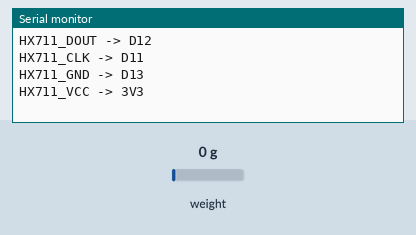
This sketch was run on a simulated Arduino Uno, built with avr-gcc and run on an emulated ATmega328P. Parts: the last lines printed to the serial monitor. Inputs (shaded band) come from the test bench; at power-on: weight on the scale 0 g.

Above: at 1.2 s.
1.3 s: weight on the scale set to 2 g
At 1.41 s:
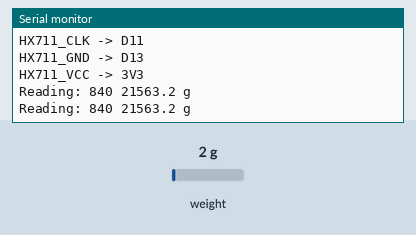
3.2 s: weight on the scale set to 100 g
At 3.23 s:
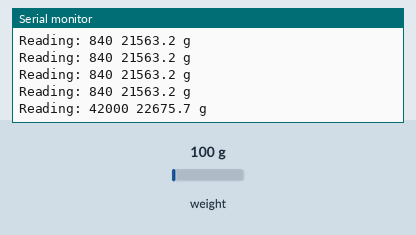

Measured:
- the behaviour switches between 0 and 1 g on weight on the scale (found by bisection; images 0 and 1)
- after the input at 1.3 s, the serial monitor: prints a new line at once (image 1)
- after the input at 3.2 s, the serial monitor: prints a new line at once (image 2)

The sketch:

HX711_LoadCell.ino
```cpp
// (licence header left out)
#include "HX711.h"

#define HX711_DOUT  12 // or DAT
#define HX711_CLK   11
#define HX711_GND   13

#define OFFSET -797000 // From raw value when no load
#define SCALE  37.0  // From calibration
HX711 scale;
long raw_value;

void setup() {
  Serial.begin(57600);

  setupHX711();
}
void loop() {
  loopHX711();
}

void setupHX711() {
  // Ground connection
  scale.begin(HX711_DOUT, HX711_CLK);
  pinMode(HX711_GND, OUTPUT);
  Serial.print("HX711_DOUT -> D");
  Serial.println(HX711_DOUT);
  Serial.print("HX711_CLK -> D");
  Serial.println(HX711_CLK);
  Serial.print("HX711_GND -> D");
  Serial.println(HX711_GND);
  Serial.println("HX711_VCC -> 3V3");

   // No calibration, read the raw value
  scale.set_offset(0);
  scale.set_scale(1);
}
void loopHX711() {
  raw_value = scale.get_units();
  if (raw_value>0)
  {
    Serial.print("Reading: ");
    Serial.print(raw_value); //raw value
    Serial.print(" ");
    Serial.print((raw_value-OFFSET)/SCALE, 1); //scaled and offset after calibration
    Serial.print(" g");
    Serial.println();
  }
}
```
